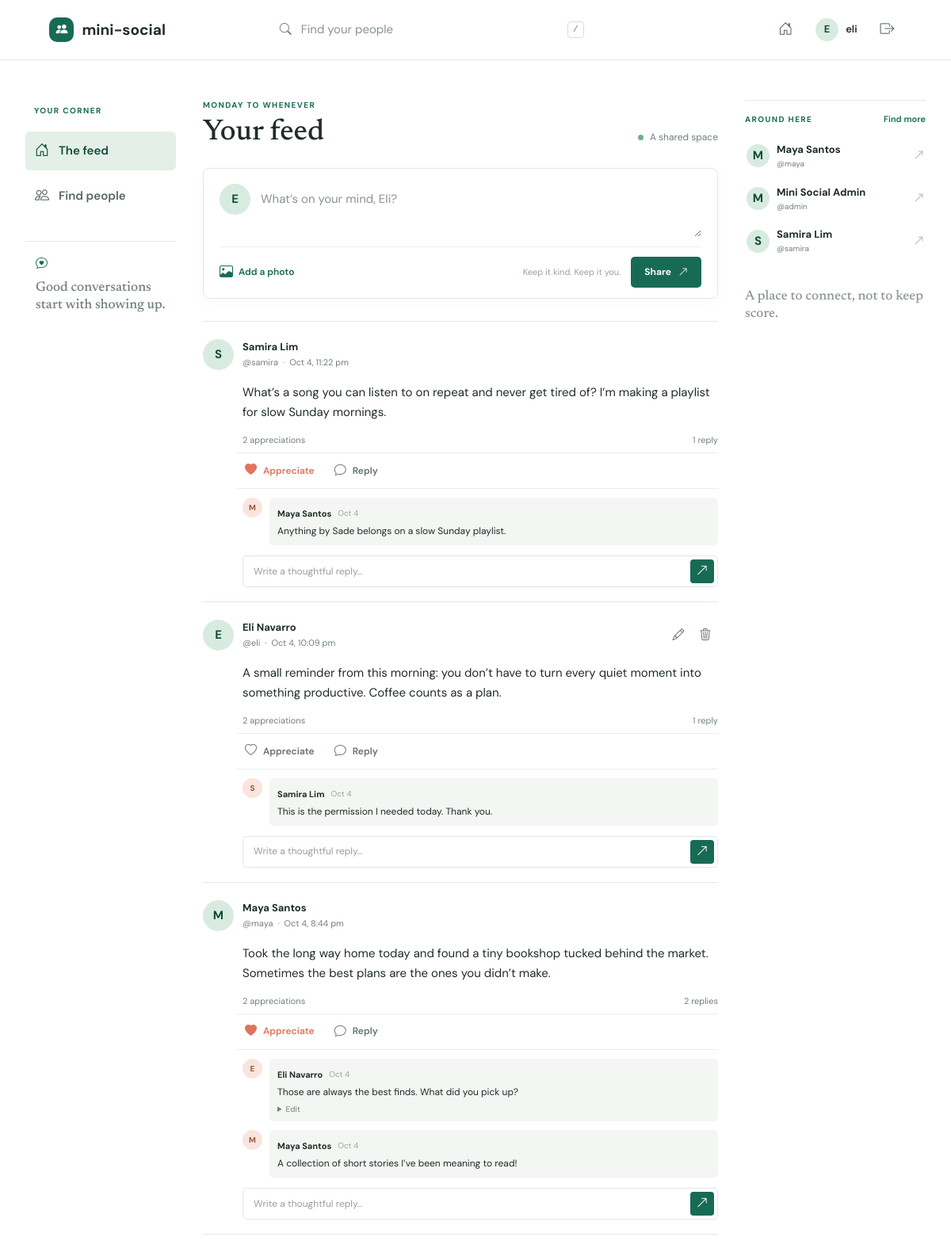
/index.php?page=feed (signed in), run on the app's committed database.
### tables this page shows
CREATE TABLE IF NOT EXISTS users (
    id INT UNSIGNED NOT NULL AUTO_INCREMENT,
    username VARCHAR(24) NOT NULL,
    email VARCHAR(190) NOT NULL,
    password VARCHAR(255) NOT NULL,
    full_name VARCHAR(80) NOT NULL,
    bio VARCHAR(240) NOT NULL DEFAULT '',
    profile_image VARCHAR(255) NULL,
    role ENUM('user', 'admin') NOT NULL DEFAULT 'user',
    created_at TIMESTAMP NOT NULL DEFAULT CURRENT_TIMESTAMP,
    PRIMARY KEY (id),
    UNIQUE KEY uq_users_username (username),
    UNIQUE KEY uq_users_email (email)
);

CREATE TABLE IF NOT EXISTS posts (
    id INT UNSIGNED NOT NULL AUTO_INCREMENT,
    user_id INT UNSIGNED NOT NULL,
    content TEXT NOT NULL,
    image VARCHAR(255) NULL,
    created_at TIMESTAMP NOT NULL DEFAULT CURRENT_TIMESTAMP,
    PRIMARY KEY (id),
    KEY idx_posts_created_at (created_at),
    KEY idx_posts_user_id (user_id),
    CONSTRAINT fk_posts_user FOREIGN KEY (user_id) REFERENCES users (id) ON DELETE CASCADE
);

CREATE TABLE IF NOT EXISTS comments (
    id INT UNSIGNED NOT NULL AUTO_INCREMENT,
    post_id INT UNSIGNED NOT NULL,
    user_id INT UNSIGNED NOT NULL,
    content VARCHAR(500) NOT NULL,
    created_at TIMESTAMP NOT NULL DEFAULT CURRENT_TIMESTAMP,
    PRIMARY KEY (id),
    KEY idx_comments_post_created (post_id, created_at),
    KEY idx_comments_user_id (user_id),
    CONSTRAINT fk_comments_post FOREIGN KEY (post_id) REFERENCES posts (id) ON DELETE CASCADE,
    CONSTRAINT fk_comments_user FOREIGN KEY (user_id) REFERENCES users (id) ON DELETE CASCADE
);

### app/helpers.php (called while the page is built, shortened)
<?php
function e(?string $value): string
{
    return htmlspecialchars($value ?? '', ENT_QUOTES | ENT_SUBSTITUTE, 'UTF-8');
}
function url(array $parameters = []): string
{
    return 'index.php' . ($parameters ? '?' . http_build_query($parameters) : '');
}
function current_user(): ?array
{
    return $_SESSION['user'] ?? null;
}
function render(string $view, array $data = []): void
{
    extract($data, EXTR_SKIP);
    require __DIR__ . '/views/partials/header.php';
    require __DIR__ . '/views/' . $view . '.php';
    require __DIR__ . '/views/partials/footer.php';
}

### app/controllers/FeedController.php (called while the page is built, shortened)
<?php
final class FeedController
{
    public function index(): void
    {
        $query = trim((string) ($_GET['q'] ?? ''));
        $posts = $this->posts->feed($query);
        foreach ($posts as &$post) {
            $post['comments'] = $this->comments->forPost((int) $post['id']);
        }
        render('feed/index', ['title' => 'Your feed', 'posts' => $posts, 'query' => $query, 'suggestions' => $this->users->search('')]);
    }
}

### app/models/UserModel.php (called while the page is built, shortened)
<?php
final class UserModel
{
    public function search(string $query): array
    {
        $statement = $this->db->prepare('SELECT id, username, full_name, bio, profile_image FROM users WHERE username LIKE ? OR full_name LIKE ? ORDER BY full_name LIMIT 30');
        $wildcardQuery = '%' . $query . '%';
        $statement->bind_param('ss', $wildcardQuery, $wildcardQuery);
        $statement->execute();
        return $statement->get_result()->fetch_all(MYSQLI_ASSOC);
    }
}

### app/models/PostModel.php (called while the page is built, shortened)
<?php
final class PostModel
{
    public function feed(?string $query = null): array
    {
        $sql = 'SELECT p.*, u.username, u.full_name, u.profile_image, (SELECT COUNT(*) FROM comments c WHERE c.post_id = p.id) AS comment_count, (SELECT COUNT(*) FROM likes l WHERE l.post_id = p.id) AS like_count FROM posts p JOIN users u ON u.id = p.user_id';
        $statement = $this->db->prepare($sql . ($query !== null && $query !== '' ? ' WHERE p.content LIKE ?' : '') . ' ORDER BY p.created_at DESC LIMIT 60');
        $statement->execute();
        return $statement->get_result()->fetch_all(MYSQLI_ASSOC);
    }
}

### app/models/CommentModel.php (called while the page is built, shortened)
<?php
final class CommentModel
{
    public function forPost(int $postId): array
    {
        $statement = $this->db->prepare('SELECT c.*, u.username, u.full_name, u.profile_image FROM comments c JOIN users u ON u.id = c.user_id WHERE c.post_id = ? ORDER BY c.created_at ASC');
        $statement->bind_param('i', $postId);
        $statement->execute();
        return $statement->get_result()->fetch_all(MYSQLI_ASSOC);
    }
}

### app/views/posts/card.php (the view, shortened to what this page needs)
<article class="post" id="post-<?= (int) $post['id'] ?>">
    <div class="post-head">
        <a class="post-author" href="<?= e(url(['page' => 'profile', 'username' => $post['username']])) ?>">
            <?php if (!empty($post['profile_image'])): ?><img class="avatar" src="uploads/<?= e($post['profile_image']) ?>" alt="">
            <?php else: ?><span class="avatar avatar-initial"><?= e(strtoupper(substr($post['full_name'], 0, 1))) ?></span><?php endif; ?>
            <span><strong><?= e($post['full_name']) ?></strong><small>@<?= e($post['username']) ?> <span class="dot-separator">·</span> <?= e(date('M j, g:i a', strtotime($post['created_at']))) ?></small></span>
        </a>
        <?php $isPostOwner = $viewer && (int) $viewer['id'] === (int) $post['user_id']; $canModeratePosts = $viewer && ($viewer['role'] ?? 'user') === 'admin'; ?>
        <?php if ($isPostOwner || $canModeratePosts): ?>
            <div class="post-menu"><?php if ($isPostOwner): ?><a class="icon-link" href="<?= e(url(['page' => 'post-edit', 'id' => $post['id']])) ?>" aria-label="Edit post" title="Edit post"><i class="bi bi-pencil"></i></a><?php endif; ?>
                <form action="<?= e(url(['page' => 'post-delete'])) ?>" method="post" onsubmit="return confirm('Delete this post?')"><?= csrf_field() ?><input type="hidden" name="id" value="<?= (int) $post['id'] ?>"><button class="icon-link danger-link" type="submit" aria-label="Delete post" title="Delete post"><i class="bi bi-trash3"></i></button></form>
            </div>
        <?php endif; ?>
    </div>
    <p class="post-copy"><?= nl2br(e($post['content'])) ?></p>
    <div class="post-stats"><span><?= (int) $post['like_count'] ?> <?= (int) $post['like_count'] === 1 ? 'appreciation' : 'appreciations' ?></span><a href="#comments-<?= (int) $post['id'] ?>"><?= (int) $post['comment_count'] ?> <?= (int) $post['comment_count'] === 1 ? 'reply' : 'replies' ?></a></div>
    <div class="post-actions">
        <form action="<?= e(url(['page' => 'like'])) ?>" method="post"><?= csrf_field() ?><input type="hidden" name="post_id" value="<?= (int) $post['id'] ?>"><button class="post-action <?= !empty($post['liked']) ? 'is-liked' : '' ?>" type="submit"><i class="bi <?= !empty($post['liked']) ? 'bi-heart-fill' : 'bi-heart' ?>"></i> Appreciate</button></form>
        <a class="post-action" href="#comment-form-<?= (int) $post['id'] ?>"><i class="bi bi-chat"></i> Reply</a>
    </div>
    <div class="comments" id="comments-<?= (int) $post['id'] ?>">
        <?php foreach ($post['comments'] as $comment): ?>
            <div class="comment-row"><span class="comment-avatar"><?= e(strtoupper(substr($comment['full_name'], 0, 1))) ?></span><div class="comment-content"><p><a href="<?= e(url(['page' => 'profile', 'username' => $comment['username']])) ?>"><strong><?= e($comment['full_name']) ?></strong></a> <span><?= e(date('M j', strtotime($comment['created_at']))) ?></span></p><div class="comment-text"><?= nl2br(e($comment['content'])) ?></div>
                <?php if ($viewer && (int) $viewer['id'] === (int) $comment['user_id']): ?><details class="comment-edit"><summary>Edit</summary></details><?php endif; ?>
            </div></div>
        <?php endforeach; ?>
        <?php if ($viewer): ?><form class="comment-form" id="comment-form-<?= (int) $post['id'] ?>" action="<?= e(url(['page' => 'comment-create'])) ?>" method="post"><?= csrf_field() ?><input type="hidden" name="post_id" value="<?= (int) $post['id'] ?>"><input name="content" maxlength="500" placeholder="Write a thoughtful reply…" aria-label="Write a reply" required><button type="submit" aria-label="Send reply"><i class="bi bi-arrow-up-right"></i></button></form><?php endif; ?>
    </div>
</article>

### app/views/partials/header.php (shortened to what this page needs)
<?php $flash = take_flash(); $viewer = current_user(); ?>
<!doctype html>
<html lang="en">
<head>
    <link rel="stylesheet" href="https://cdn.jsdelivr.net/npm/bootstrap-icons@1.11.3/font/bootstrap-icons.min.css">
    <link rel="stylesheet" href="assets/app.css">
</head>
<body class="<?= in_array((string) ($_GET['page'] ?? ''), ['login', 'register'], true) ? 'auth-body' : '' ?>">
<header class="topbar">
    <a class="brand" href="<?= e(url(['page' => $viewer ? 'feed' : 'login'])) ?>" aria-label="Mini Social home">
        <span class="brand-mark"><i class="bi bi-people-fill"></i></span><span>mini-social</span>
    </a>
    <?php if ($viewer): ?>
        <form class="top-search" action="index.php" method="get">
            <i class="bi bi-search" aria-hidden="true"></i>
            <input type="search" name="q" placeholder="Find your people" aria-label="Search people">
            <kbd>/</kbd>
        </form>
        <nav class="top-actions" aria-label="Account navigation">
            <a class="icon-link" href="<?= e(url(['page' => 'feed'])) ?>" aria-label="Home" title="Home"><i class="bi bi-house-door"></i></a>
            <a class="viewer-link" href="<?= e(url(['page' => 'profile', 'username' => $viewer['username']])) ?>">
                <?php if (!empty($viewer['profile_image'])): ?><img class="avatar avatar-small" src="uploads/<?= e($viewer['profile_image']) ?>" alt="">
                <?php else: ?><span class="avatar avatar-small avatar-initial"><?= e(strtoupper(substr($viewer['full_name'] ?? $viewer['username'], 0, 1))) ?></span><?php endif; ?>
                <span><?= e($viewer['username']) ?></span>
            </a>
            <form action="<?= e(url(['page' => 'logout'])) ?>" method="post">
                <?= csrf_field() ?><button class="icon-link" type="submit" aria-label="Sign out" title="Sign out"><i class="bi bi-box-arrow-right"></i></button>
            </form>
        </nav>
    <?php endif; ?>
</header>
<main class="page-shell">

### app/views/feed/index.php (shortened to what this page needs)
<div class="feed-layout">
    <aside class="feed-rail">
        <span class="eyebrow">Your corner</span>
        <a class="rail-link active" href="<?= e(url(['page' => 'feed'])) ?>"><i class="bi bi-house-door"></i> The feed</a>
        <a class="rail-link" href="<?= e(url(['page' => 'search-users'])) ?>"><i class="bi bi-people"></i> Find people</a>
        <div class="rail-note"><i class="bi bi-chat-heart"></i>
            <p>Good conversations start with showing up.</p>
        </div>
    </aside>
    <section class="feed-main">
        <div class="section-heading">
            <div><span class="eyebrow">Monday to whenever</span>
                <h1>Your feed</h1>
            </div><span class="live-dot">A shared space</span>
        </div>
        <form class="composer" action="<?= e(url(['page' => 'post-create'])) ?>" method="post" enctype="multipart/form-data">
            <div class="composer-top">
                <?php if (!empty($viewer['profile_image'])): ?><img class="avatar" src="uploads/<?= e($viewer['profile_image']) ?>" alt="">
                <?php else: ?><span class="avatar avatar-initial"><?= e(strtoupper(substr($viewer['full_name'] ?? $viewer['username'], 0, 1))) ?></span><?php endif; ?>
                <textarea name="content" rows="2" maxlength="2000" placeholder="What’s on your mind, <?= e(explode(' ', $viewer['full_name'] ?? $viewer['username'])[0]) ?>?" required></textarea>
            </div>
            <div class="composer-bottom"><label class="file-pick"><i class="bi bi-image"></i><span>Add a photo</span><input type="file" name="image" accept="image/jpeg,image/png,image/webp,image/gif"></label><span class="quiet-hint">Keep it kind. Keep it you.</span><button class="button button-primary" type="submit">Share <i class="bi bi-arrow-up-right"></i></button></div>
        </form>
        <div class="post-list">
            <?php foreach ($posts as $post): ?>
                <?php require __DIR__ . '/../posts/card.php'; ?>
            <?php endforeach; ?>
        </div>
    </section>
    <aside class="feed-aside">
        <section class="aside-section">
            <div class="aside-heading"><span class="eyebrow">Around here</span><a href="<?= e(url(['page' => 'search-users'])) ?>">Find more</a></div>
            <?php foreach (array_slice($suggestions, 0, 5) as $person): if ((int) $person['id'] === (int) $viewer['id']) continue; ?>
                <a class="person-row" href="<?= e(url(['page' => 'profile', 'username' => $person['username']])) ?>">
                    <?php if (!empty($person['profile_image'])): ?><img class="avatar avatar-small" src="uploads/<?= e($person['profile_image']) ?>" alt="">
                    <?php else: ?><span class="avatar avatar-small avatar-initial"><?= e(strtoupper(substr($person['full_name'], 0, 1))) ?></span><?php endif; ?>
                    <span class="person-copy"><strong><?= e($person['full_name']) ?></strong><small>@<?= e($person['username']) ?></small></span><i class="bi bi-arrow-up-right"></i>
                </a>
            <?php endforeach; ?>
        </section>
        <p class="aside-foot">A place to connect, not to keep score.</p>
    </aside>
</div>

### data on the page
users: full_name "E", username "eli", content "What’s on your mind, Eli?"
posts: user.full_name "S", user.full_name "Samira Lim", user.username "samira", created_at "Oct 4, 11:22 pm", content "What’s a song you can listen to on repeat and never get tired of? I’m making a playlist for slow Sunday mornings.", like_count "2", comment_count "1", shows "reply"
comments: user.full_name "M", user.full_name "Maya Santos", created_at "Oct 4", content "Anything by Sade belongs on a slow Sunday playlist."
posts: user.full_name "E", user.full_name "Eli Navarro", user.username "eli", created_at "Oct 4, 10:09 pm", content "A small reminder from this morning: you don’t have to turn every quiet moment into something productive. Coffee counts as a plan.", like_count "2", comment_count "1", shows "reply"
comments: user.full_name "S", user.full_name "Samira Lim", created_at "Oct 4", content "This is the permission I needed today. Thank you."
posts: user.full_name "M", user.full_name "Maya Santos", user.username "maya", created_at "Oct 4, 8:44 pm", content "Took the long way home today and found a tiny bookshop tucked behind the market. Sometimes the best plans are the ones you didn’t make.", like_count "2", comment_count "2", shows "replies"
comments: user.full_name "E", user.full_name "Eli Navarro", created_at "Oct 4", content "Those are always the best finds. What did you pick up?"
comments: user.full_name "M", user.full_name "Maya Santos", created_at "Oct 4", content "A collection of short stories I’ve been meaning to read!"
users: full_name "M", full_name "Maya Santos", username "maya"
users: full_name "M", full_name "Mini Social Admin", username "admin"
users: full_name "S", full_name "Samira Lim", username "samira"
